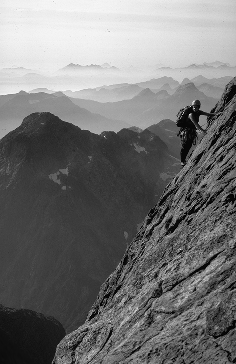
%> input picture code/program/climber.tiff, 236 x 364 px
$ octave program_main.m   (GNU Octave 9; MATLAB toolbox functions it lacks are replaced by stand-ins)
%> lines starting %> are read from the running program, lines starting %| are printed output that depends on the picture; in (x1, y1, x2, y2) boxes, pixels count from 0 and x2, y2 are one past the last pixel; in counts of white or black regions, pixels touching at a corner belong together; the program's own positions count from 1
clc;
clear all;
img = imread('climber.tiff');
%> img is the input picture: size 364x236x3 uint8; min 0, max 248, mean 115.7
img = double(img);
%> img: size 364x236x3 double
size(img)
%> ans = [364 236 3]
img = img./(max(max(img)))*255;
%imshow(img)
img_size = size(img);
%> img_size = [364 236 3]
filter_y = [-1;0;1];


%Question1
q1 = zeros(img_size);
for i = 1:img_size(1)
    for j = 1:img_size(2)
            q1(i,j,:) = get_mag_gra(img,i,j);
        end
end
q1 = q1/248*255;
%imshow(uint8(q1));

%q2
threshold = 15;
q2 = zeros(img_size);
for i = 1:img_size(1)
    for j = 1:img_size(2)
        if q1(i,j) <= threshold
            q2(i,j,:) = 0;
        else
            q2(i,j,:) =  255;
        end
    end
end
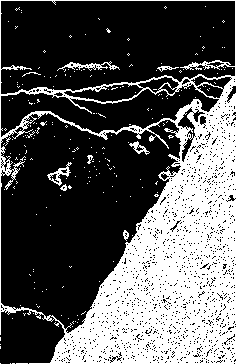
%> q2: size 364x236x3 double; 34.7% white; 213 white regions (204 under 20 px), largest, box (x1, y1, x2, y2) and area: (0, 0, 236, 364) 28726, (57, 61, 120, 71) 212, (47, 162, 72, 186) 166
%imshow(uint8(q2))

%q3
sigma = 2;
size_3 = 9;
middle = 5;
A = zeros(size_3,size_3);
for i = 1:size_3
    for j = 1:size_3
        A(i,j) = exp(-((i-5)^2+(j-5)^2)/(sigma^2));
    end
end
A = A/sum(sum(A));
q3 = conv2(img(:,:,1),A,'same');
%imshow(uint8(q3))
 figure;
 surf(A);
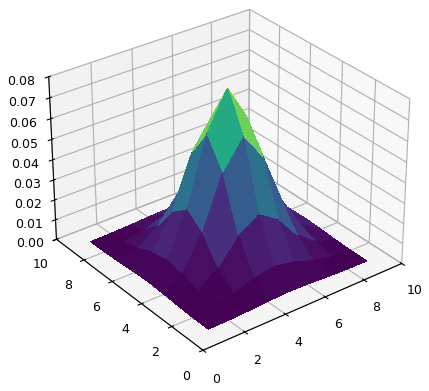
%> figure redrawn from the program's plot data

%4
q4 = zeros(img_size);
for i = 1:img_size(1)
    for j = 1:img_size(2)
            q4(i,j,:) = get_mag_gra(q3,i,j);
        end
end
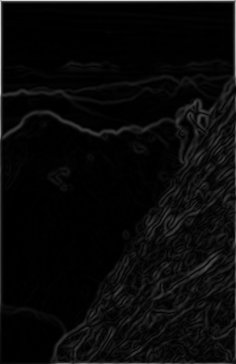
%> q4: size 364x236x3 double; min 0.00551, max 215.5, mean 9.7
q4 = q4*5;
% figure;
%imshow(uint8(q4));
q4_1 = zeros(img_size);
for i = 1:img_size(1)
    for j = 1:img_size(2)
        if q4(i,j) <= threshold
            q4_1(i,j,:) = 0;
        else
            q4_1(i,j,:) =  255;
        end
    end
end
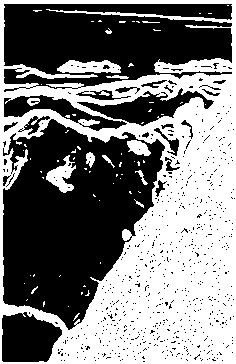
%> q4_1: size 364x236x3 double; 48.7% white; 71 white regions (59 under 20 px), largest, box (x1, y1, x2, y2) and area: (0, 0, 236, 364) 39727, (57, 60, 121, 73) 609, (46, 155, 76, 193) 526
% imshow(uint8(q4_1))


%q5
sigma = 4;
size_5 = 9;
middle = 5;
filter_x = [-1 0 1];
A = zeros(size_5,size_5);
% A(5,4:6) = filter_x;
for i = 1:size_5
    for j = 1:size_5
        A(i,j) = exp(-((i-5)^2+(j-5)^2)/(sigma^2));
    end
end
A = A/sum(sum(A));
new_x = conv2(filter_x,A);
new_y = conv2(filter_y,A);
Gx=conv2(img(:,:,1),new_x,'same');
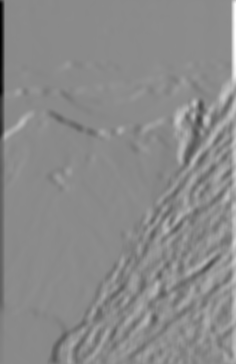
%> Gx: size 364x236 double; min -75.07, max 63.26, mean 0.1; drawn with min black and max white
Gy=conv2(img(:,:,1),new_y,'same');
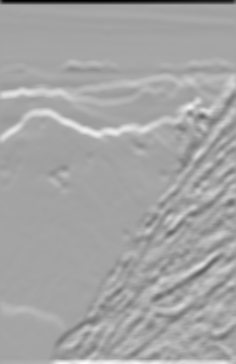
%> Gy: size 364x236 double; min -76.85, max 42.66, mean 0.4; drawn with min black and max white
G=sqrt(Gx.^2+Gy.^2);
% figure;
% imshow(uint8(G*5))

%q6
filter_1 = get_filter(21,2);
filter_2 = filter_1';
new_img = conv2(filter_1,filter_2,img(:,:,1));
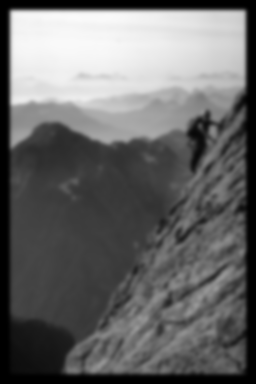
%> new_img: size 384x256 double; min 5.68e-12, max 250.4, mean 103.9
imshow(uint8(new_img))

%%%Functions
function [dx] = get_partial_x(img,x,y)
filter_x = [1; 0; -1];
if x == 1
    x1 = 0;
else
    x1 = img(x-1,y);
end
if x == 364
    x3 = 0;
else
    x3 = img(x+1,y);
end
x2 = img(x,y);
dx = dot([x1 x2 x3],filter_x);

end


function [dy] = get_partial_y(img,x,y)
filter_y = [1 0 -1];
if y == 1
    y1 = 0;
else
    y1 = img(x,y-1);
end
if y == 236
    y3 = 0;
else
    y3 = img(x,y+1);
end
y2 = img(x,y);
dy = dot([y1 y2 y3],filter_y);

end

function [magnitude] = get_mag_gra(img,x,y)
dx = get_partial_x(img,x,y);
dy = get_partial_y(img,x,y);

magnitude = sqrt((dx.*dx) + (dy.*dy));
end

function [filter] = get_filter(size,sigma)
for i = 1:size
        filter(i) = exp((-(i-0.5*(size+1))^2)/(2*(sigma^2)));
end
filter = filter/(sum(filter))
end


% [41 lines of commented-out code are left out]
